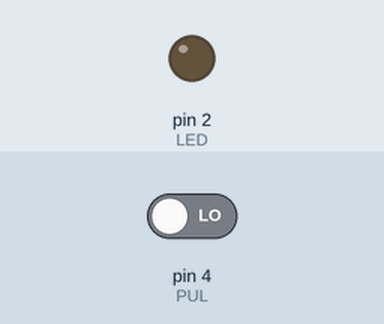
Recording of a sketch running on a simulated Arduino Uno, built with avr-gcc and run on an emulated ATmega328P. On the bench: output pins drawn as LEDs (lit = HIGH). The test bench sets the inputs (shaded band); at power-on: pin 4 (PUL) LOW.

Above: at 1.2 s.
1.3 s: pin 4 (PUL) driven HIGH
At 2.5 s:
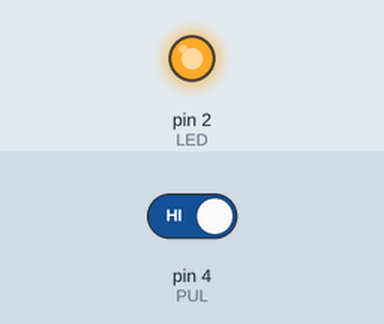
2.8 s: pin 4 (PUL) driven LOW
At 3.7 s:
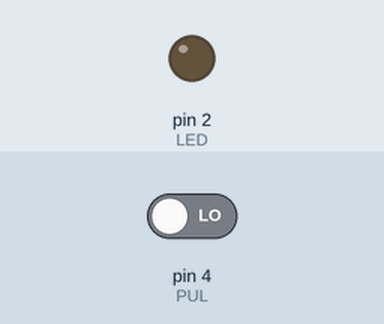
Timing chart, 0 to 5.8 s (numbered marks = the images above; inputs shaded):
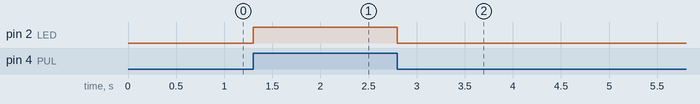

The sketch:

pulsador.ino
```cpp
#define LED 2
#define PUL 4
void setup  (){
    pinMode(LED,OUTPUT);
    pinMode(PUL,INPUT);
}
void loop () {
    if(digitalRead(PUL)){
        digitalWrite(LED,55);

    } else{
        digitalWrite(LED,0);
    }
}
```

Measured:
- after the input at 1.3 s, pin 2 (LED): LOW → HIGH at once
- after the input at 2.8 s, pin 2 (LED): HIGH → LOW at once
